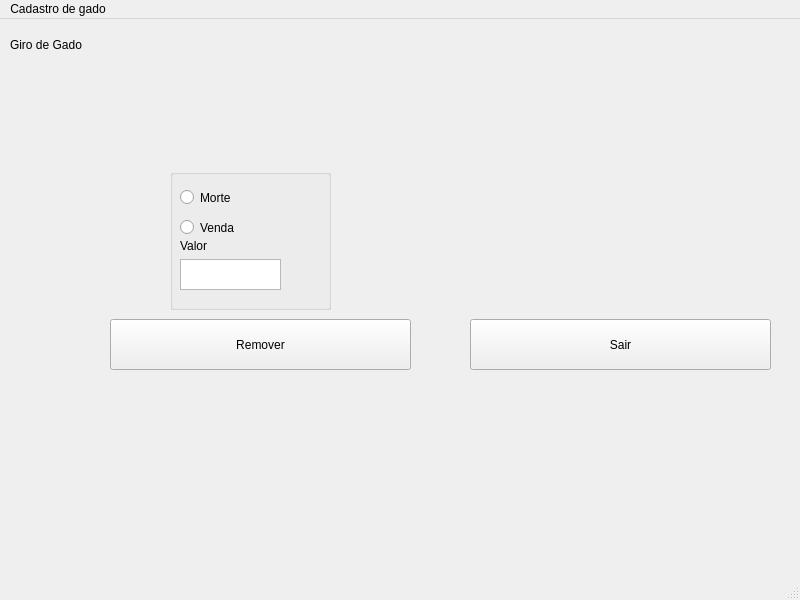
<?xml version="1.0" encoding="UTF-8"?>
<ui version="4.0">
 <class>MainWindow</class>
 <widget class="QMainWindow" name="MainWindow">
  <property name="geometry">
   <rect>
    <x>0</x>
    <y>0</y>
    <width>800</width>
    <height>600</height>
   </rect>
  </property>
  <property name="windowTitle">
   <string>MainWindow</string>
  </property>
  <widget class="QWidget" name="centralwidget">
   <widget class="QPushButton" name="pushButton_3">
    <property name="geometry">
     <rect>
      <x>470</x>
      <y>300</y>
      <width>301</width>
      <height>51</height>
     </rect>
    </property>
    <property name="text">
     <string>Sair</string>
    </property>
   </widget>
   <widget class="QPushButton" name="pushButton">
    <property name="geometry">
     <rect>
      <x>110</x>
      <y>300</y>
      <width>301</width>
      <height>51</height>
     </rect>
    </property>
    <property name="text">
     <string>Remover</string>
    </property>
   </widget>
   <widget class="QLabel" name="label">
    <property name="geometry">
     <rect>
      <x>10</x>
      <y>10</y>
      <width>121</width>
      <height>31</height>
     </rect>
    </property>
    <property name="text">
     <string>Giro de Gado</string>
    </property>
   </widget>
   <widget class="QGroupBox" name="groupBox">
    <property name="geometry">
     <rect>
      <x>170</x>
      <y>150</y>
      <width>161</width>
      <height>141</height>
     </rect>
    </property>
    <property name="title">
     <string/>
    </property>
    <widget class="QRadioButton" name="radioButton">
     <property name="geometry">
      <rect>
       <x>10</x>
       <y>20</y>
       <width>82</width>
       <height>17</height>
      </rect>
     </property>
     <property name="text">
      <string>Morte</string>
     </property>
    </widget>
    <widget class="QRadioButton" name="radioButton_2">
     <property name="geometry">
      <rect>
       <x>10</x>
       <y>50</y>
       <width>82</width>
       <height>17</height>
      </rect>
     </property>
     <property name="text">
      <string>Venda</string>
     </property>
    </widget>
    <widget class="QTextEdit" name="textEdit">
     <property name="geometry">
      <rect>
       <x>10</x>
       <y>90</y>
       <width>101</width>
       <height>31</height>
      </rect>
     </property>
    </widget>
    <widget class="QLabel" name="label_2">
     <property name="geometry">
      <rect>
       <x>10</x>
       <y>70</y>
       <width>47</width>
       <height>13</height>
      </rect>
     </property>
     <property name="text">
      <string>Valor</string>
     </property>
    </widget>
   </widget>
  </widget>
  <widget class="QMenuBar" name="menubar">
   <property name="geometry">
    <rect>
     <x>0</x>
     <y>0</y>
     <width>800</width>
     <height>21</height>
    </rect>
   </property>
   <widget class="QMenu" name="menuGerenciamento_de_gado">
    <property name="title">
     <string>Cadastro de gado</string>
    </property>
   </widget>
   <addaction name="menuGerenciamento_de_gado"/>
  </widget>
  <widget class="QStatusBar" name="statusbar"/>
 </widget>
 <resources/>
 <connections/>
</ui>
